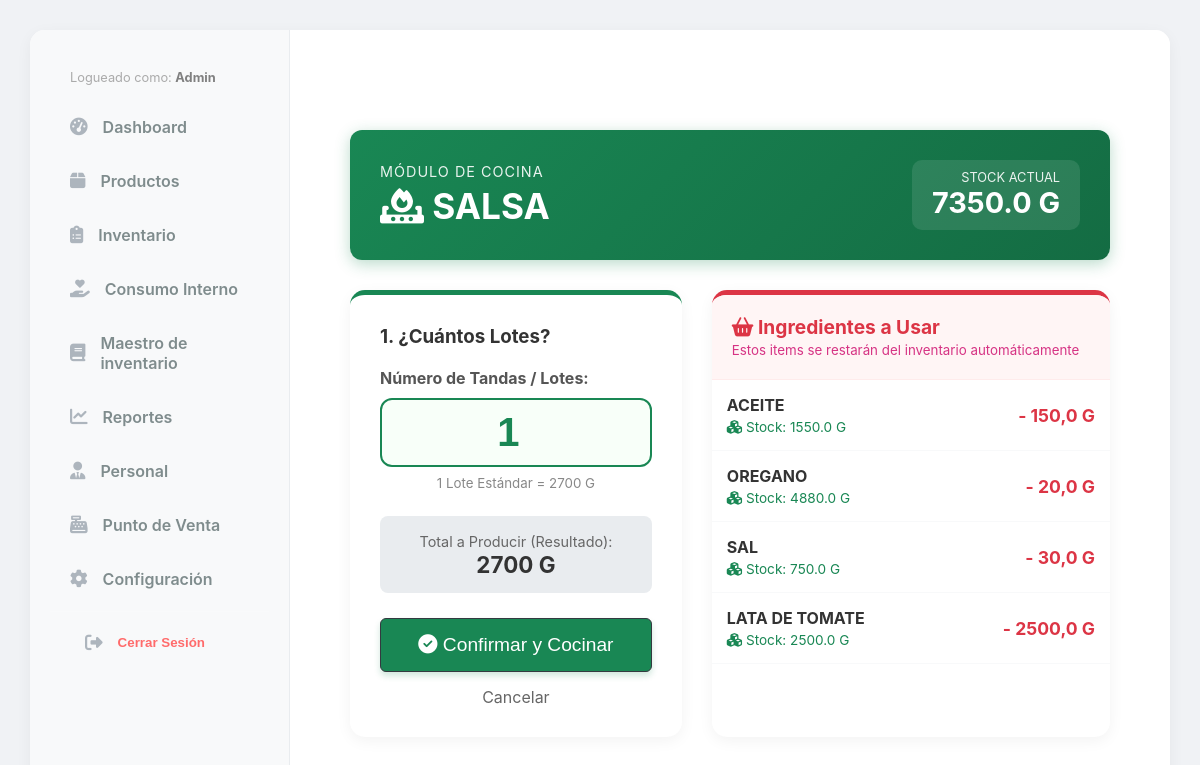
/inventory/produccion/20/ (signed in), run on an earlier commit of the app's database.
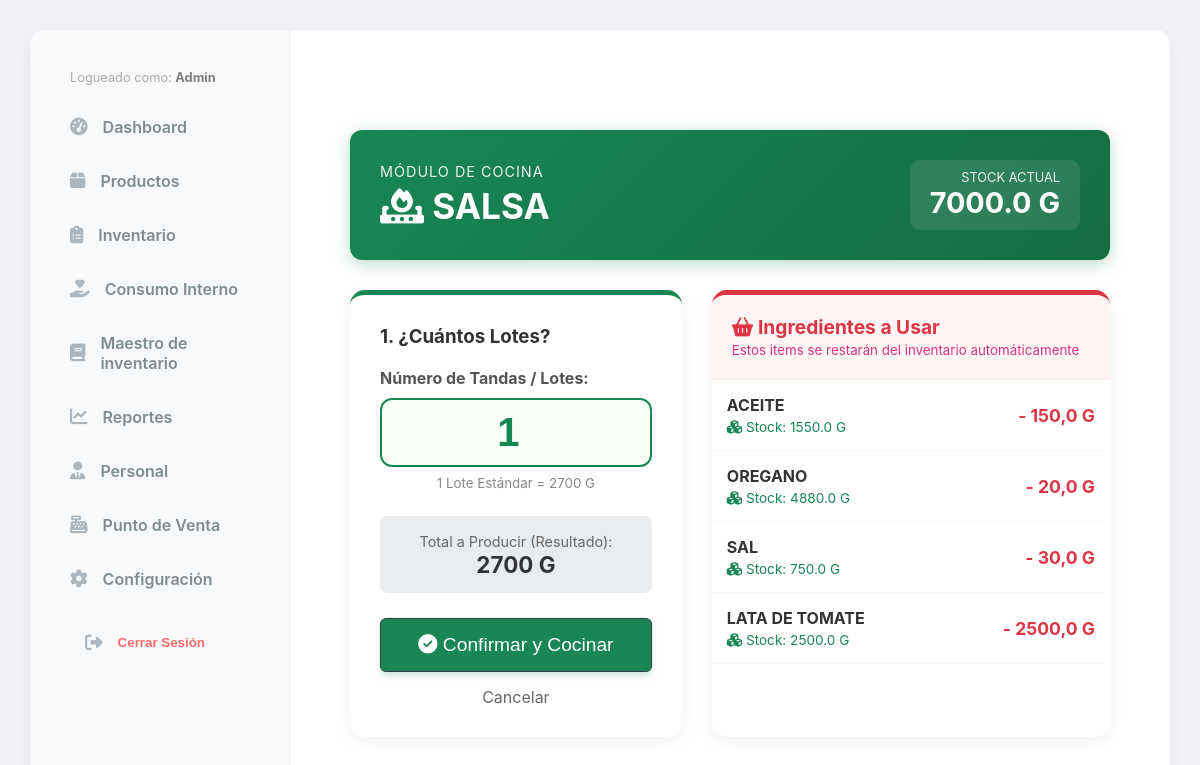
And on a later commit of the database.
### inventory/models.py (models this page shows, shortened)
class Insumo(models.Model):
    nombre = models.CharField(max_length=200)
    categoria = models.ForeignKey(CategoriaInsumo, on_delete=models.SET_NULL, null=True)
    unidad = models.ForeignKey(UnidadMedida, on_delete=models.PROTECT, verbose_name="Unidad Base")
    precio_venta_extra = models.DecimalField(max_digits=10, decimal_places=2, default=0.00, verbose_name="Precio de Venta Extra ($)")
    cantidad_porcion_extra = models.DecimalField(max_digits=10, decimal_places=4, default=0.00, help_text="Cantidad a descontar por cada extra vendido (Ej: 0.050 para 50g)")
    peso_standar = models.DecimalField(
        max_digits=12,
        decimal_places=3,
        default=1,
        verbose_name="Peso por Unidad de Compra (Gr/Ml)"
    )
    precio_mercado = models.DecimalField(max_digits=12, decimal_places=2, default=0, verbose_name="Costo de la Unidad ($)")
    merma_porcentaje = models.DecimalField(max_digits=5, decimal_places=2, default=0, verbose_name="% Merma")
    rendimiento = models.DecimalField(
        max_digits=12,
        decimal_places=3,
        default=1,
        verbose_name="Rendimiento (Cantidad Final Producida)"
    )
    costo_unitario = models.DecimalField(max_digits=12, decimal_places=6, default=0, verbose_name="Costo Real x Gramo")
    stock_actual = models.DecimalField(max_digits=12, decimal_places=3, default=0)
    stock_minimo = models.DecimalField(max_digits=12, decimal_places=3, default=500)
    es_insumo_compuesto = models.BooleanField(default=False)
    es_extra = models.BooleanField(
        default=False,
        verbose_name="¿Se vende como Extra?",
        help_text="Marca esta casilla si este ingrediente puede ser agregado como extra en un producto."
    )

class UnidadMedida(models.Model):
    nombre = models.CharField(max_length=50)
    codigo = models.CharField(max_length=10)
    factor = models.DecimalField(max_digits=10, decimal_places=4, default=1, help_text="1 para Gramos/ML. 1000 para KG/L.")

### inventory/views.py (the view, shortened to what this page needs)
# urls.py: path('produccion/<int:pk>/', views.insumo_produccion, name='insumo_produccion'),
@staff_member_required
def insumo_produccion(request, pk):
    insumo_padre = get_object_or_404(Insumo, pk=pk)
    ingredientes = insumo_padre.componentes.all()
    return render(request, 'inventory/insumo_produccion.html', {
        'insumo': insumo_padre,
        'ingredientes': ingredientes
    })

### core/context_processors.py (called while the page is built)
def configuracion_global(request):
    return {
        'config': Configuracion.get_solo()
    }

### core/models.py (called while the page is built)
    @classmethod
    def get_solo(cls):
        obj, created = cls.objects.get_or_create(id=1)
        return obj

### inventory/templates/inventory/insumo_produccion.html (shortened to what the changed rows need)
{% extends 'base.html' %}
{% load static %}
{% block content %}
<div style="max-width: 900px; margin: 40px auto; padding: 20px;">
    <div style="background: linear-gradient(135deg, #198754 0%, #146c43 100%); color: white; padding: 30px; border-radius: 12px; margin-bottom: 30px; box-shadow: 0 4px 15px rgba(25, 135, 84, 0.3);">
        <div style="display: flex; justify-content: space-between; align-items: center;">
            <div>
                <div style="font-size: 0.9em; opacity: 0.9; text-transform: uppercase; letter-spacing: 1px;">Módulo de Cocina</div>
                <h1 style="margin: 5px 0 0 0; font-size: 2.2em;"><i class="fas fa-fire-burner"></i> {{ insumo.nombre }}</h1>
            </div>
            <div style="text-align: right; background: rgba(255,255,255,0.1); padding: 10px 20px; border-radius: 10px;">
                <div style="font-size: 0.8em; opacity: 0.9;">STOCK ACTUAL</div>
                <div style="font-size: 1.8em; font-weight: bold;">{{ insumo.stock_actual|floatformat:1 }} {{ insumo.unidad.codigo }}</div>
            </div>
        </div>
    </div>
    <div style="display: grid; grid-template-columns: 1fr 1.2fr; gap: 30px;">
        <div class="card-style" style="padding: 30px; height: fit-content; border-top: 5px solid #198754;">
            <form method="POST" id="form-produccion">
                <div style="margin-bottom: 25px;">
                    <label style="font-weight: bold; display: block; margin-bottom: 10px; color: #555;">Número de Tandas / Lotes:</label>
                    <div style="display: flex; align-items: center; gap: 10px;">
                        <input type="number" step="any" name="cantidad_lotes" id="inputLotes"
                            value="1" min="0"
                            required
                            oninput="calcularRequerimientos()"
                            style="font-size: 2.5em; padding: 10px; width: 100%; border-radius: 12px; border: 2px solid #198754; text-align: center; color: #198754; font-weight: bold; background: #f8fff9;">
                    </div>
                    <small style="display: block; text-align: center; margin-top: 8px; color: #888;">
                        1 Lote Estándar = {{ insumo.rendimiento|floatformat:0 }} {{ insumo.unidad.codigo }}
                    </small>
                </div>
            </form>
        </div>
    </div>
</div>
{% endblock %}

What changed in the data, as far as the page shows it:
changed Insumo "SALSA": stock_actual "7350.0" → "7000.0"
